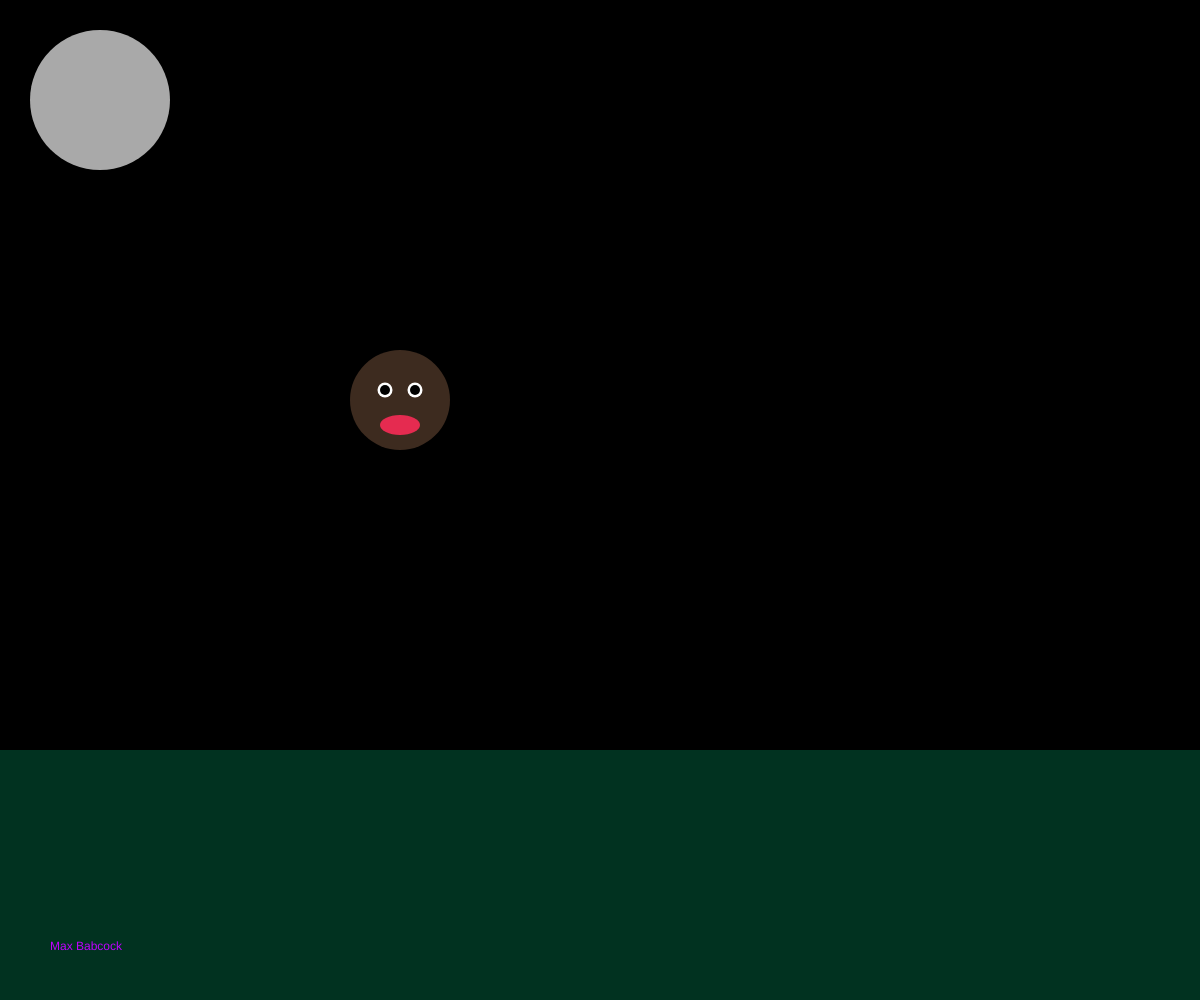
Frame 1 (no input)
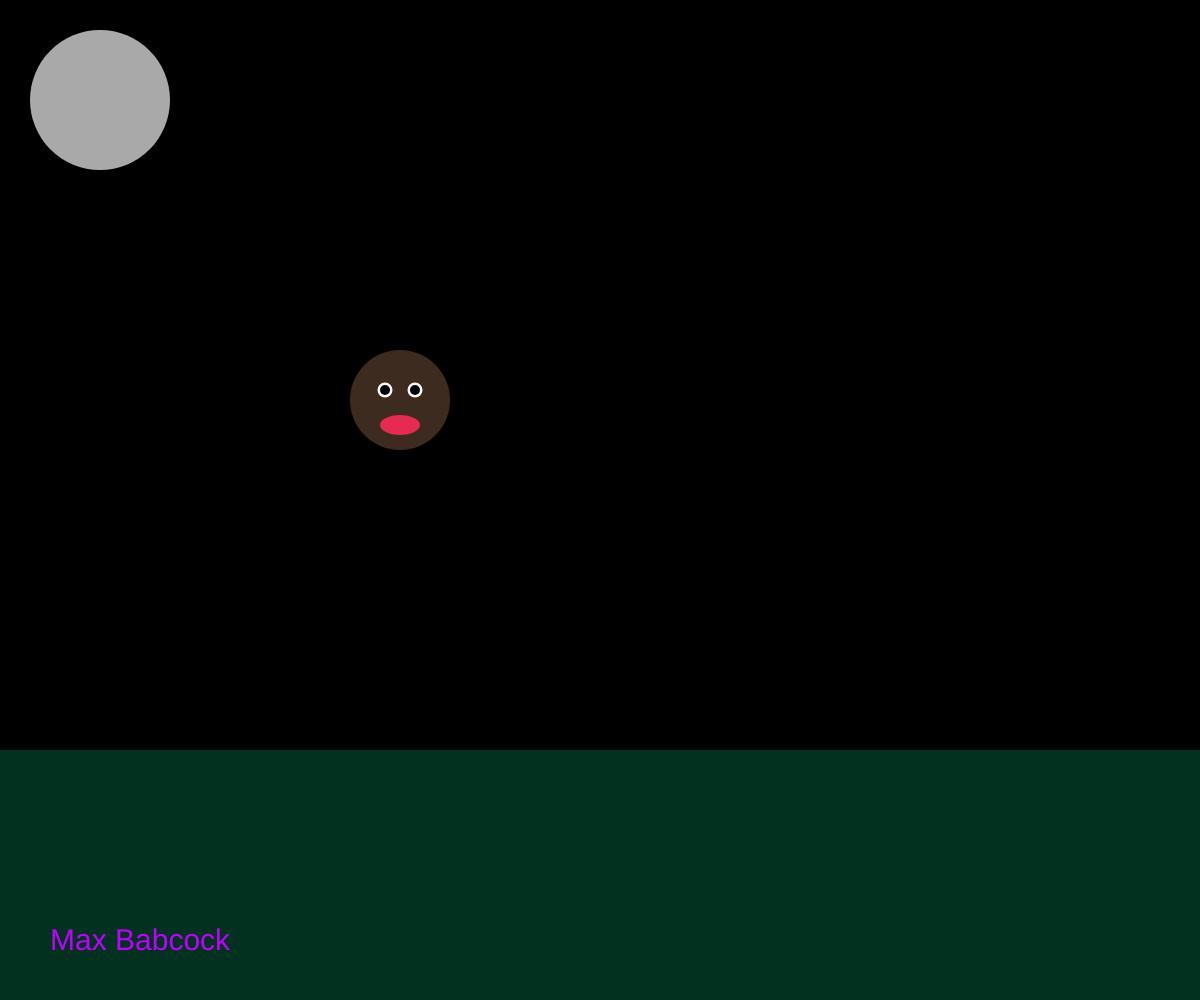
Frame 60 (no input)
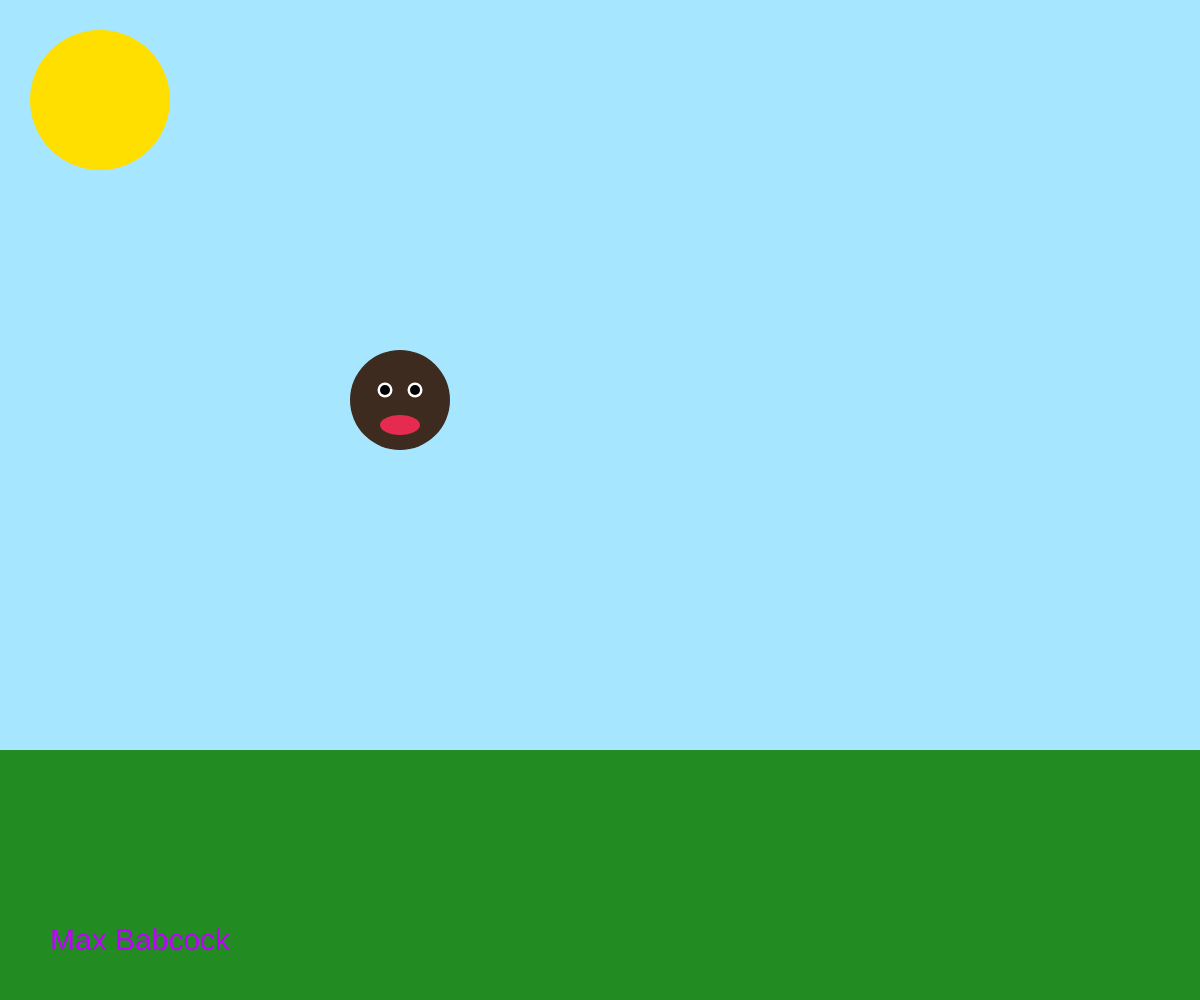
Frame 120 (the mouse pressed at the canvas centre since frame 60)

The p5.js sketch that drew these frames (run headless with seeded random() and noise() and a simulated clock; from frame 60 on, the mouse is pressed at the canvas centre):

// p5.js sketch
// ── sketch.js
// Interactive Scene
// Max Babcock
// 9/17/2024

//Global
let time = "day"

// Setup
function setup() {
  createCanvas(windowWidth, windowHeight);
}

function draw() {
  drawTime(); 
  drawCharacter();
  fill(191,0,255);
  text("Max Babcock",50,windowHeight - 50)
  textSize(30);
 
}

// Main Code
// DAYTIME FUNCTION -------------------------------------------

function dayTime() {
  // Draw Sky 
  drawSky();

  // Draw Sun 
  drawSun();

  // Draw Ground 
  drawGround();

}

// -----------------------------------------
// Draw Sky Function (DAY)
function drawSky() {
  background(166, 231, 255); 
}

// Draw Sun Function
function drawSun() {
  noStroke();
  let radius = 70;
  fill(255, 223, 0);
  circle(radius + 30, radius + 30, radius * 2);
}

// Draw Ground Function
function drawGround() {
  noStroke();
  fill(34, 139, 34);
  rect(0, height - (height / 4), width, height / 4); 
}


// NIGHT TIME FUNCTION ----------------------------------------

function nightTime(){
  // Draw Sky
  drawNightSky();

  // Draw Moon
  drawMoon();

  // Draw Ground
  drawNightGround();

}

// -----------------------------------------
// Draw Sky Funtion (NIGHT)
function drawNightSky() {
  background(0); 
}

// Draw Moon Function
function drawMoon(){
  noStroke();
  let radius = 70;
  fill(169,169,169);
  circle(radius + 30, radius + 30, radius * 2);
}

// Draw Ground Function
function drawNightGround() {
  noStroke();
  fill(1,50,32);
  rect(0, height - (height / 4), width, height / 4); 
}


// Draw Character (move with WASD)
//Global
let x = 400
let y = 400
let radius = 50;
let eyeSize = 15
let pupilSize = 10
let mouthHeight = 20
let mouthWidth = 40

function drawCharacter(){
// Head
  fill(61,43,31);
  circle(x, y, radius * 2);

// Eyes
  fill(255,255,255);
  circle(x+15, y-10, eyeSize);

  fill(255,255,255);
  circle(x-15, y-10, eyeSize);

// Pupils
  fill(0);
  circle(x-15, y-10, pupilSize);

  fill(0);
  circle(x+15, y-10, pupilSize);

// Mouth
  fill(229,43,80);
  ellipse(x, y + 25, mouthWidth, mouthHeight);

// Movement
  if(keyIsDown(87) === true){
    y-=5;
  }

  if(keyIsDown(83) === true){
    y+=5;
  }

  if(keyIsDown(65) === true){
    x-=5;
  }

  if(keyIsDown(68) === true){
    x+=5;
  }

// Grow / Shrink
  if(keyIsDown(38) === true){
    faceSize(+1);
  }

  if(keyIsDown(40) === true){
    faceSize(-1);
  }
}

function faceSize(amount){
  radius+=amount;
  eyeSize+=amount;
  pupilSize+=amount;
  mouthHeight+=amount;
  mouthWidth+=amount;
}


// Switch between Day/Night
function drawTime(){
  if(time === "day"){
    nightTime();
  }
  else{
    dayTime();
  }
}

function mousePressed(){
  if(time === "day"){
    time = "night"
  }
  else time = "day"
}



// Adjust size when the window is resized
function windowResized() {
  resizeCanvas(windowWidth, windowHeight);
}
